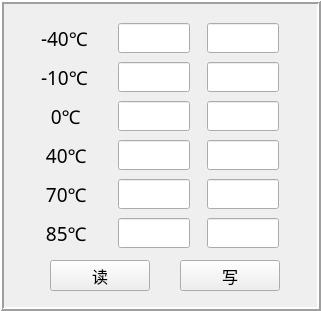
   <widget class="QFrame" name="LIGHT_frame">
    <property name="geometry">
     <rect>
      <x>530</x>
      <y>100</y>
      <width>321</width>
      <height>311</height>
     </rect>
    </property>
    <property name="frameShape">
     <enum>QFrame::Box</enum>
    </property>
    <property name="frameShadow">
     <enum>QFrame::Raised</enum>
    </property>
    <property name="lineWidth">
     <number>2</number>
    </property>
    <widget class="QWidget" name="gridLayoutWidget_6">
     <property name="geometry">
      <rect>
       <x>30</x>
       <y>20</y>
       <width>261</width>
       <height>231</height>
      </rect>
     </property>
     <layout class="QGridLayout" name="gridLayout_F">
      <item row="2" column="2">
       <widget class="QLineEdit" name="lineEdit_F_32">
        <property name="minimumSize">
         <size>
          <width>0</width>
          <height>30</height>
         </size>
        </property>
        <property name="maximumSize">
         <size>
          <width>72</width>
          <height>16777215</height>
         </size>
        </property>
       </widget>
      </item>
      <item row="4" column="1">
       <widget class="QLineEdit" name="lineEdit_F_51">
        <property name="minimumSize">
         <size>
          <width>0</width>
          <height>30</height>
         </size>
        </property>
        <property name="maximumSize">
         <size>
          <width>72</width>
          <height>16777215</height>
         </size>
        </property>
       </widget>
      </item>
      <item row="3" column="1">
       <widget class="QLineEdit" name="lineEdit_F_41">
        <property name="minimumSize">
         <size>
          <width>0</width>
          <height>30</height>
         </size>
        </property>
        <property name="maximumSize">
         <size>
          <width>72</width>
          <height>16777215</height>
         </size>
        </property>
       </widget>
      </item>
      <item row="3" column="2">
       <widget class="QLineEdit" name="lineEdit_F_42">
        <property name="minimumSize">
         <size>
          <width>0</width>
          <height>30</height>
         </size>
        </property>
        <property name="maximumSize">
         <size>
          <width>72</width>
          <height>16777215</height>
         </size>
        </property>
       </widget>
      </item>
      <item row="5" column="2">
       <widget class="QLineEdit" name="lineEdit_F_62">
        <property name="minimumSize">
         <size>
          <width>0</width>
          <height>30</height>
         </size>
        </property>
        <property name="maximumSize">
         <size>
          <width>72</width>
          <height>16777215</height>
         </size>
        </property>
       </widget>
      </item>
      <item row="0" column="0">
       <widget class="QLabel" name="label_temp_7">
        <property name="maximumSize">
         <size>
          <width>60</width>
          <height>16777215</height>
         </size>
        </property>
        <property name="font">
         <font>
          <family>黑体</family>
          <pointsize>14</pointsize>
         </font>
        </property>
        <property name="text">
         <string>-40℃</string>
        </property>
       </widget>
      </item>
      <item row="5" column="1">
       <widget class="QLineEdit" name="lineEdit_F_61">
        <property name="minimumSize">
         <size>
          <width>0</width>
          <height>30</height>
         </size>
        </property>
        <property name="maximumSize">
         <size>
          <width>72</width>
          <height>16777215</height>
         </size>
        </property>
       </widget>
      </item>
      <item row="0" column="1">
       <widget class="QLineEdit" name="lineEdit_F_11">
        <property name="minimumSize">
         <size>
          <width>0</width>
          <height>30</height>
         </size>
        </property>
        <property name="maximumSize">
         <size>
          <width>72</width>
          <height>16777215</height>
         </size>
        </property>
       </widget>
      </item>
      <item row="1" column="2">
       <widget class="QLineEdit" name="lineEdit_F_22">
        <property name="minimumSize">
         <size>
          <width>0</width>
          <height>30</height>
         </size>
        </property>
        <property name="maximumSize">
         <size>
          <width>72</width>
          <height>16777215</height>
         </size>
        </property>
       </widget>
      </item>
      <item row="1" column="1">
       <widget class="QLineEdit" name="lineEdit_F_21">
        <property name="minimumSize">
         <size>
          <width>0</width>
          <height>30</height>
         </size>
        </property>
        <property name="maximumSize">
         <size>
          <width>72</width>
          <height>16777215</height>
         </size>
        </property>
       </widget>
      </item>
      <item row="0" column="2">
       <widget class="QLineEdit" name="lineEdit_F_12">
        <property name="minimumSize">
         <size>
          <width>0</width>
          <height>30</height>
         </size>
        </property>
        <property name="maximumSize">
         <size>
          <width>72</width>
          <height>16777215</height>
         </size>
        </property>
       </widget>
      </item>
      <item row="4" column="2">
       <widget class="QLineEdit" name="lineEdit_F_52">
        <property name="minimumSize">
         <size>
          <width>0</width>
          <height>30</height>
         </size>
        </property>
        <property name="maximumSize">
         <size>
          <width>72</width>
          <height>16777215</height>
         </size>
        </property>
       </widget>
      </item>
      <item row="2" column="1">
       <widget class="QLineEdit" name="lineEdit_F_31">
        <property name="minimumSize">
         <size>
          <width>0</width>
          <height>30</height>
         </size>
        </property>
        <property name="maximumSize">
         <size>
          <width>72</width>
          <height>16777215</height>
         </size>
        </property>
       </widget>
      </item>
      <item row="1" column="0">
       <widget class="QLabel" name="label_temp_27">
        <property name="font">
         <font>
          <family>黑体</family>
          <pointsize>14</pointsize>
         </font>
        </property>
        <property name="text">
         <string>-10℃</string>
        </property>
       </widget>
      </item>
      <item row="2" column="0">
       <widget class="QLabel" name="label_temp_31">
        <property name="font">
         <font>
          <family>黑体</family>
          <pointsize>14</pointsize>
         </font>
        </property>
        <property name="text">
         <string>  0℃</string>
        </property>
       </widget>
      </item>
      <item row="3" column="0">
       <widget class="QLabel" name="label_temp_30">
        <property name="font">
         <font>
          <family>黑体</family>
          <pointsize>14</pointsize>
         </font>
        </property>
        <property name="text">
         <string> 40℃</string>
        </property>
       </widget>
      </item>
      <item row="4" column="0">
       <widget class="QLabel" name="label_temp_29">
        <property name="font">
         <font>
          <family>黑体</family>
          <pointsize>14</pointsize>
         </font>
        </property>
        <property name="text">
         <string> 70℃</string>
        </property>
       </widget>
      </item>
      <item row="5" column="0">
       <widget class="QLabel" name="label_temp_28">
        <property name="font">
         <font>
          <family>黑体</family>
          <pointsize>14</pointsize>
         </font>
        </property>
        <property name="text">
         <string> 85℃</string>
        </property>
       </widget>
      </item>
     </layout>
    </widget>
    <widget class="QPushButton" name="pushButton_light_read">
     <property name="geometry">
      <rect>
       <x>50</x>
       <y>260</y>
       <width>100</width>
       <height>31</height>
      </rect>
     </property>
     <property name="maximumSize">
      <size>
       <width>100</width>
       <height>16777215</height>
      </size>
     </property>
     <property name="font">
      <font>
       <family>黑体</family>
       <pointsize>12</pointsize>
      </font>
     </property>
     <property name="text">
      <string>读</string>
     </property>
    </widget>
    <widget class="QPushButton" name="pushButton_light_write">
     <property name="geometry">
      <rect>
       <x>180</x>
       <y>260</y>
       <width>100</width>
       <height>31</height>
      </rect>
     </property>
     <property name="maximumSize">
      <size>
       <width>100</width>
       <height>16777215</height>
      </size>
     </property>
     <property name="font">
      <font>
       <family>黑体</family>
       <pointsize>12</pointsize>
      </font>
     </property>
     <property name="text">
      <string>写</string>
     </property>
    </widget>
   </widget>
